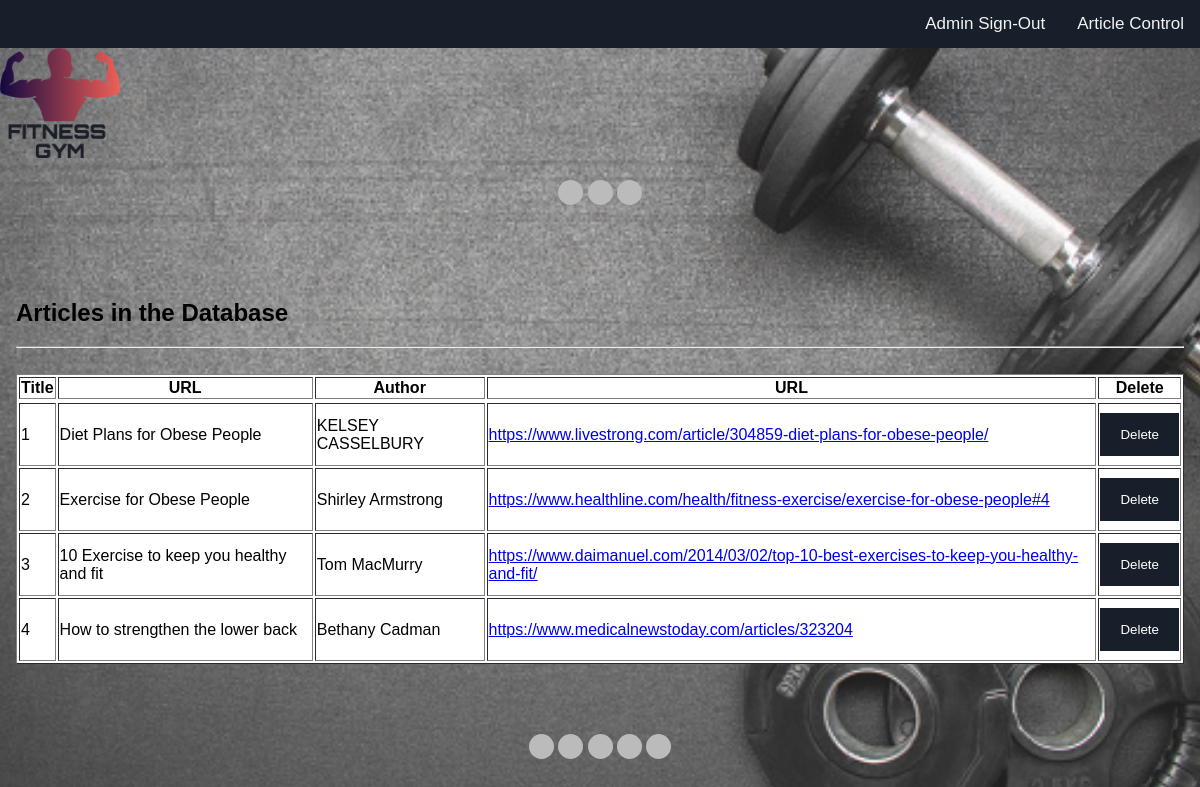
Screenshot of /welnessapp/Admin/adminArticleControl.php with the database file from the repository.
### tables this page shows
CREATE TABLE `articles` (
  `article_ID` int(11) NOT NULL,
  `ArticleTitle` varchar(255) NOT NULL,
  `ArticleAuthors` varchar(255) NOT NULL,
  `urls` varchar(225) NOT NULL,
  `ArticleTopic_1` varchar(225) DEFAULT NULL,
  `ArticleTopic_2` varchar(225) DEFAULT NULL,
  `ArticleTopic_3` varchar(225) DEFAULT NULL,
  `ArticleTag_1` varchar(225) DEFAULT NULL,
  `ArticleTag_2` varchar(225) DEFAULT NULL,
  `ArticleTag_3` varchar(225) DEFAULT NULL,
  `ArticleTag_4` varchar(225) DEFAULT NULL
);

### welnessapp/Admin/adminArticleControl.php (the view, shortened to what this page needs)
<!DOCTYPE html>
<html>
  <link rel="stylesheet" href="../stylesheets/stylesheet.css">
  <head>
    </head>
    <body>
    <div class="topnav">
    <div class="topnav-right">
        <a href="adminLogIn.php">Admin Sign-Out</a>
        <a href="adminArticleControl.php">Article Control</a>
    </div>
    </div>
    <div class = "logo"><img src = "../images1/img27.png" style="width:10%"></a>
    </div>
    </body>
  <br>
  <div style="text-align:center">
    <span class="dot"></span>
    <span class="dot"></span>
    <span class="dot"></span>
  </div>
     <br>
     <br>
    <div class="container">
    <br>
    <div class="header">
          <h2>Articles in the Database </h2><hr>
   </div>
   <table class="table table-bordered" border="1" bgcolor="#FFFFFF">
    <thead>
    <tr>
    <th>Title</th>
    <th>URL</th>
    <th>Author</th>
    <th>URL</th>
    <th>Delete</th>
     </tr>
    </thead>
    <tbody>
    <tr>
    <?php
   $db = mysqli_connect('localhost', 'root', '', 'wellness');
   $user_check_query = "SELECT *  FROM articles";
   $result = mysqli_query($db, $user_check_query);
   echo "<br>";
   while ($row = $result -> fetch_assoc())
   {
    echo '<tr>';
    echo '<td>' . $row['article_ID'] . '</td>';
    echo '<td>' . $row['ArticleTitle'] . '</td>';
    echo '<td>' . $row['ArticleAuthors'] . '</td>';
    echo "<td>";
    echo "<a href='{$row['urls']}' target='_new'> {$row['urls']} </a>";
    echo "</td>";
    echo "<form action='../server.php' method='post'>";
    echo '<td><button type="submit" formaction="../server.php" name = "delete_url" value =' . $row['urls'] . '>Delete</button></td>';
    echo "</form>";
    echo '</tr>';
   }
   ?>
    </table>
  <br>
  <br>
  <br>
  <p>
  <div style="text-align:center">
    <span class="dot"></span>
    <span class="dot"></span>
    <span class="dot"></span>
    <span class="dot"></span>
    <span class="dot"></span>
  </div>
  </p>
    </body>
</html>

### welnessapp/stylesheets/stylesheet.css (style rules this page uses)
body { margin: 0; font-family: Arial, Helvetica, sans-serif; }
.topnav { overflow: hidden; background-color: #17202A; }
.topnav a { float: left; color: #f2f2f2; text-align: center; padding: 14px 16px; text-decoration: none; font-size: 17px; }
.topnav-right { float: right; }
.dot { height: 25px; width: 25px; background-color: #bbb; border-radius: 50%; display: inline-block; }
form { border: 3px solid #f1f1f1; }
button { background-color: #17202A; color: white; padding: 14px 20px; margin: 8px 0; border: none; cursor: pointer; width: 100%; }
.container { padding: 16px; }

### welnessapp/Admin/adminArticleControl.php (style rules this page uses)
html { height:100%; }
body { margin:0; }

### rows the page displays
articles: article_ID "1", ArticleTitle "Diet Plans for Obese People", ArticleAuthors "KELSEY CASSELBURY", urls "https://www.livestrong.com/article/304859-diet-plans-for-obese-people/"
articles: article_ID "2", ArticleTitle "Exercise for Obese People", ArticleAuthors "Shirley Armstrong", urls "https://www.healthline.com/health/fitness-exercise/exercise-for-obese-people#4"
articles: article_ID "3", ArticleTitle "10 Exercise to keep you healthy and fit", ArticleAuthors "Tom MacMurry", urls "https://www.daimanuel.com/2014/03/02/top-10-best-exercises-to-keep-you-healthy-and-fit/"
articles: article_ID "4", ArticleTitle "How to strengthen the lower back", ArticleAuthors "Bethany Cadman", urls "https://www.medicalnewstoday.com/articles/323204"
